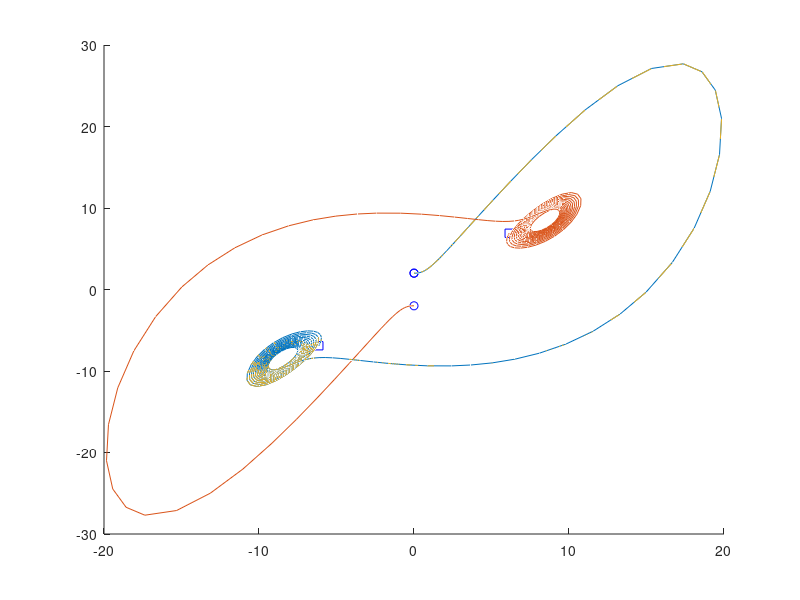

Reproduce this figure in MATLAB.
clc
clear
close all

sigma = 10;
b = 8/3;
r = 28;

func = @(t, X) [10*(X(2)-X(1)); 28*X(1)-X(2)-X(1)*X(3); X(1)*X(2)-8/3*X(3)];

t_span = 10;
% [~, points] = ode45(func, [0, t_span],[0;2;0]) 

figure()
hold on

for init = [[0;2;0] [0;-2;0] [0;2.01;0]]
    [~, points] = ode45(func, [0, t_span],init);        
    plot3(points(:,1),points(:,2),points(:,3));%,'Linewidth',1.5);
    plot3(points(1,1),points(1,2),points(1,3),'bo');
    plot3(points(end,1),points(end,2),points(end,3),'bs');
    pause
end

%%% The solutions move toward the stable foci. Small deviations in this
%%% case do not lead to vast differences, although negating the value was
%%% enough to drive to a mirrored focus point.